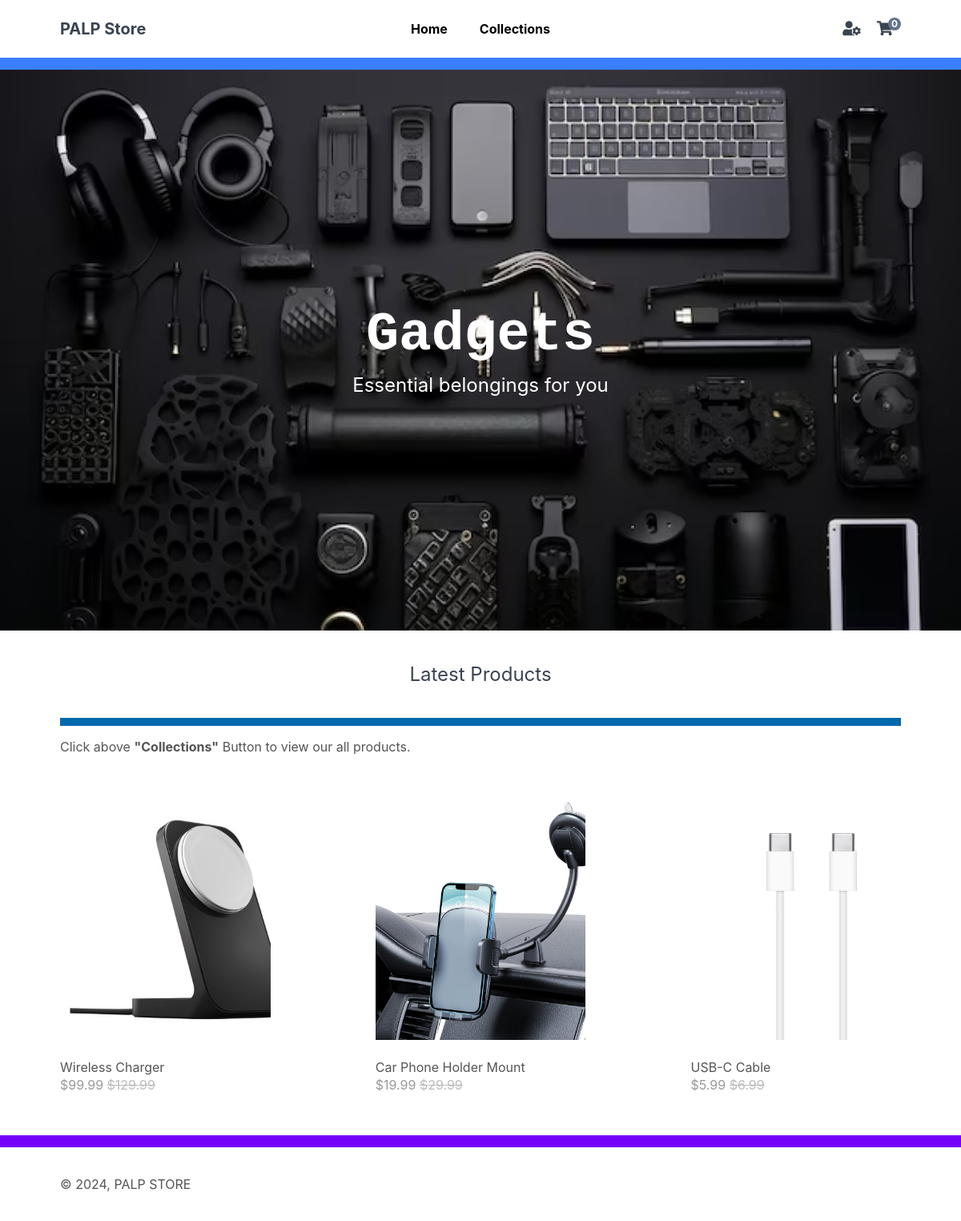
Before: / with the older database file.
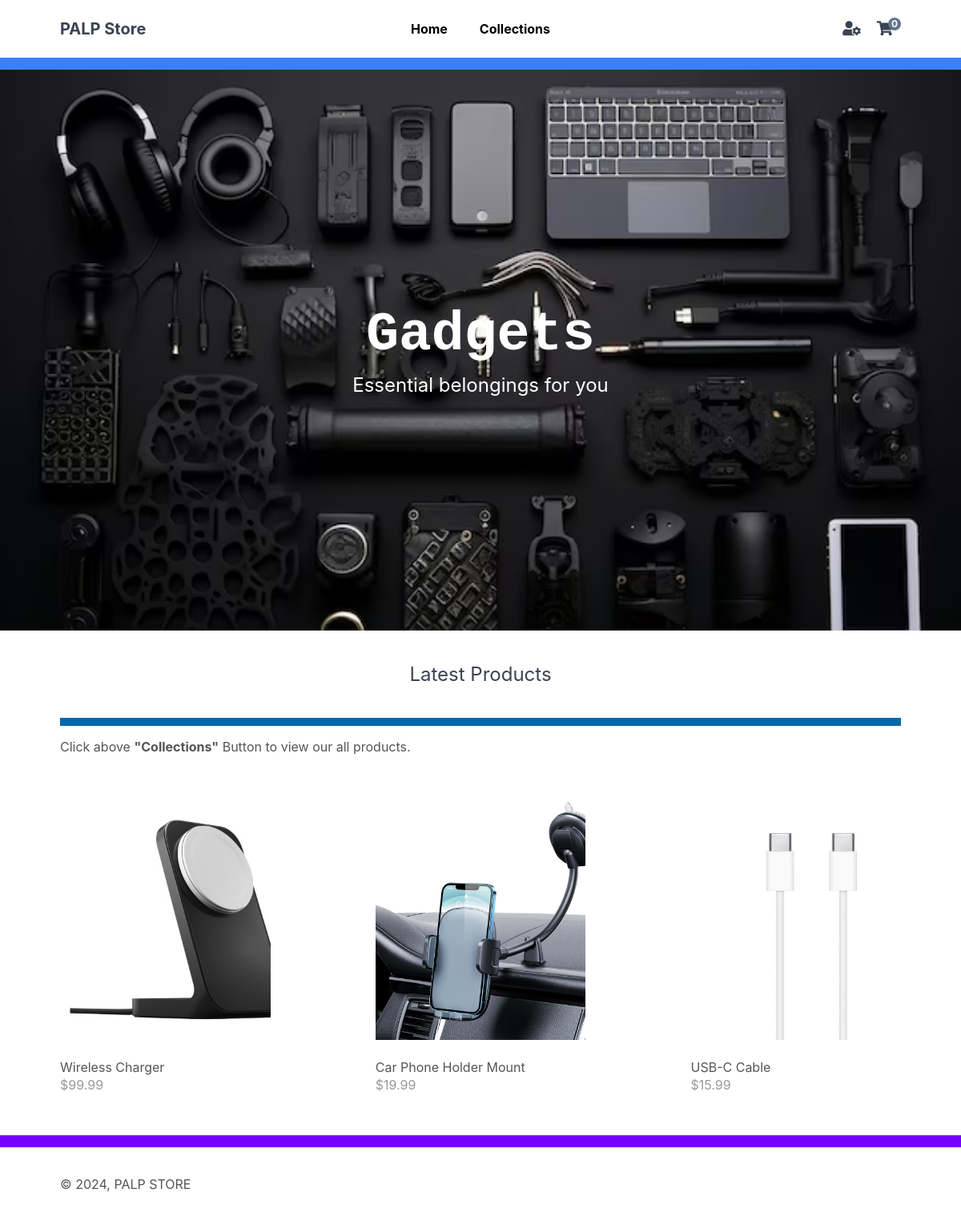
After: the same page with the newer database file.
### tables this page shows
CREATE TABLE `products` (
  `product_id` int(11) NOT NULL,
  `product_name` varchar(255) NOT NULL,
  `description` text NOT NULL,
  `price` decimal(7,2) NOT NULL,
  `rrp` decimal(7,2) NOT NULL,
  `quantity` int(11) NOT NULL,
  `image_name` varchar(255) NOT NULL,
  `date_created` datetime NOT NULL,
  `submittedby` varchar(50) NOT NULL
);

### index.php (called while the page is built, shortened)
<?php
include 'functions.php';
$page = isset($_GET['page']) && file_exists($_GET['page'] . '.php') ? $_GET['page'] : 'home';
include $page . '.php';
?>

### home.php (the view)
<?php
$stmt = $pdo->prepare('SELECT * FROM products ORDER BY date_created DESC LIMIT 3');
$stmt->execute();
$latest_products = $stmt->fetchAll(PDO::FETCH_ASSOC);
?>
<?=template_header('Home')?>
<div class="featured">
    <h2>Gadgets</h2>
    <p>Essential belongings for you</p>
</div>
<div class="recentlyadded content-wrapper">
    <h2>Latest Products</h2>
    <p>Click above <strong>"Collections"</strong> Button to view our all products.</p>
    <div class="products">
        <?php foreach ($latest_products as $product): ?>
        <a href="index.php?page=product&id=<?=$product['product_id']?>" class="product">
            <img src="imgs/<?=$product['image_name']?>" width="300" height="300" alt="<?=$product['product_name']?>">
            <span class="name"><?=$product['product_name']?></span>
            <span class="price">
                &dollar;<?=$product['price']?>
                <?php if ($product['rrp'] > 0): ?>
                <span class="rrp">&dollar;<?=$product['rrp']?></span>
                <?php endif; ?>
            </span>
        </a>
        <?php endforeach; ?>
    </div>
</div>
<?=template_footer()?>

### functions.php (shortened to what this page needs)
<?php
function template_header($title)
{
    $num_items_in_cart = isset($_SESSION['cart']) ? count($_SESSION['cart']) : 0;
    echo <<<EOT
<!DOCTYPE html>
<html>
	<head>
		<meta charset="utf-8">
		<title>$title</title>
		<link href="main.css" rel="stylesheet" type="text/css">
		<link rel="stylesheet" href="https://use.fontawesome.com/releases/v5.7.1/css/all.css">
	</head>
	<body>
        <header>
            <div class="content-wrapper">
                <h1>PALP Store</h1>
                <nav>
                    <a href="index.php">Home</a>
                    <a href="index.php?page=products">Collections</a>
                </nav>
                <div class="link-icons">
                <a href="index.php?page=login">
						<i class="fas fa-user-cog"></i>
					</a>
                    <a href="index.php?page=cart">
						<i class="fas fa-shopping-cart"></i>
                        <span>$num_items_in_cart</span>
					</a>
                </div>
            </div>
        </header>
        <main>
EOT;
}
function template_footer()
{
    $year = date('Y');
    echo <<<EOT
        </main>
        <footer>
            <div class="content-wrapper">
                <p>&copy; $year, PALP STORE</p>
            </div>
        </footer>
    </body>
</html>
EOT;
}
?>

### main.css (style rules this page uses)
* { box-sizing: border-box; font-family: -apple-system, BlinkMacSystemFont, "segoe ui", roboto, oxygen, ubuntu, cantarell, "fira sans", "droid sans", "helvetica neue", Arial, sans-serif; font-size: 16px; -webkit-font-smoothing: antialiased; -moz-osx-font-smoothing: grayscale; }
html { height: 100%; }
body { position: relative; min-height: 100%; color: #555555; background-color: #FFFFFF; margin: 0; padding-bottom: 100px; }
h1, h2, h3, h4, h5 { color: #394352; }
.content-wrapper { width: 1050px; margin: 0 auto; }
header { border-bottom: 15px solid #3a7fff; }
header .content-wrapper { display: flex; }
header h1 { display: flex; flex-grow: 1; flex-basis: 0; font-size: 20px; margin: 0; padding: 24px 0; }
header nav { display: flex; flex-grow: 1; flex-basis: 0; font-weight: bold; justify-content: center; align-items: center; }
header nav a { text-decoration: none; color: #000000; padding: 10px 10px; margin: 0 10px; }
header .link-icons { display: flex; flex-grow: 1; flex-basis: 0; justify-content: flex-end; align-items: center; position: relative; }
header .link-icons a { text-decoration: none; color: #394352; padding: 0 10px; }
header .link-icons a i { font-size: 18px; }
header .link-icons a span { display: inline-block; text-align: center; background-color: #63748e; border-radius: 50%; color: #FFFFFF; font-size: 12px; line-height: 16px; width: 16px; height: 16px; font-weight: bold; position: absolute; top: 22px; right: 0; }
main .featured { display: flex; flex-direction: column; background-image: url('imgs/featured-image.jpg'); background-repeat: no-repeat; background-size: cover; height: 700px; align-items: center; justify-content: center; text-align: center; }
main .featured h2 { display: inline-block; margin: 0; width: 1050px; font-family: Rockwell, Courier Bold, Courier, Georgia, Times, Times New Roman, serif; font-size: 68px; color: #ffffff; padding-bottom: 10px; }
main .featured p { display: inline-block; margin: 0; width: 1050px; font-size: 24px; color: #ffffff; }
main .recentlyadded h2 { display: block; font-weight: normal; margin: 0; padding: 40px 0; font-size: 24px; text-align: center; width: 100%; border-bottom: 10px solid #0068ad; }
main .recentlyadded .products, main .products .products-wrapper { display: flex; flex-wrap: wrap; align-items: center; justify-content: space-between; padding: 40px 0 0 0; }
main .recentlyadded .products .product, main .products .products-wrapper .product { display: block; overflow: hidden; text-decoration: none; width: 25%; padding-bottom: 60px; }
main .recentlyadded .products .product img, main .products .products-wrapper .product img { transform: scale(1); transition: transform 1s; }
main .recentlyadded .products .product .name, main .products .products-wrapper .product .name { display: block; color: #555555; padding: 20px 0 2px 0; }
main .recentlyadded .products .product .price, main .products .products-wrapper .product .price { display: block; color: #999999; }
footer { position: absolute; bottom: 0; border-top: 15px solid #7500fa; padding: 20px 0; width: 100%; }
main .recentlyadded .products .product .rrp, main .products .products-wrapper .product .rrp { color: #BBBBBB; text-decoration: line-through; }

Changed rows visible on the page:
changed products "Wireless Charger": rrp "129.99" → (not shown)
changed products "Car Phone Holder Mount": rrp "29.99" → (not shown)
changed products "USB-C Cable": price "5.99" → "15.99"; rrp "6.99" → (not shown)
